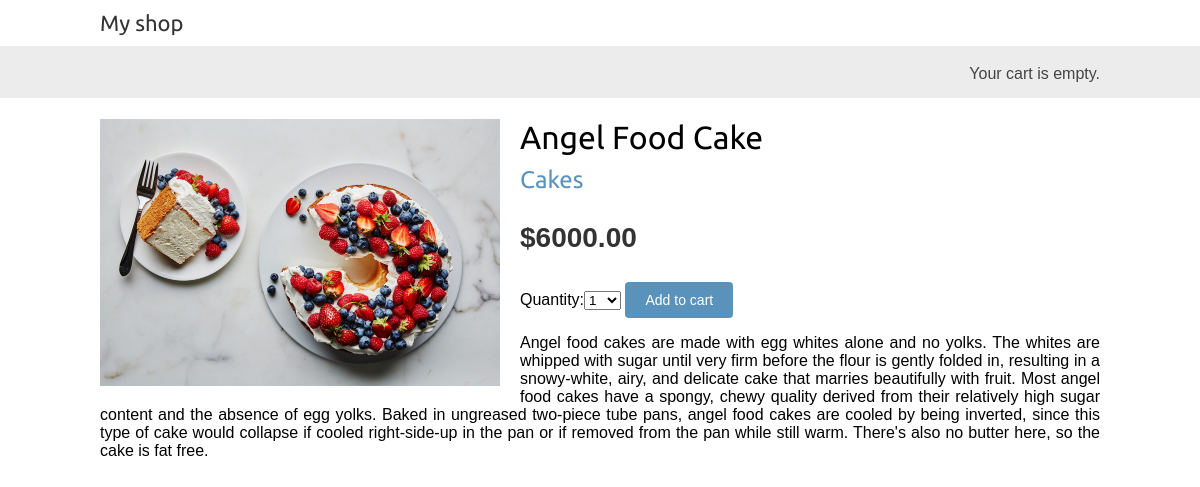
The app's page /en/12/angel-food-cake/ with its own data.
### shop/models.py (models this page shows, shortened)
class Product(models.Model):
    category = models.ForeignKey(Category,
                                 related_name='products',
                                 on_delete=models.CASCADE)
    name = models.CharField(max_length=200, db_index=True)
    slug = models.SlugField(max_length=200, db_index=True)
    image = models.ImageField(upload_to='products/%Y/%m/%d',
                              blank=True)
    description = models.TextField(blank=True)
    price = models.DecimalField(max_digits=10, decimal_places=2)
    stock = models.PositiveIntegerField()
    available = models.BooleanField(default=True)
    created = models.DateTimeField(auto_now_add=True)
    updated = models.DateTimeField(auto_now=True)
    class Meta:
        ordering = ('name',)
        index_together = (('id', 'slug'),)

class Category(models.Model):
    name = models.CharField(max_length=200,
                            db_index=True)
    slug = models.SlugField(max_length=200,
                            unique=True)
    class Meta:
        ordering = ('name',)
        verbose_name = 'category'
        verbose_name_plural = 'categories'
    def __str__(self):
        return self.name
    def get_absolute_url(self):
        return reverse('shop:product_list_by_category',
                       args=[self.slug])

### shop/views.py (the view)
# urls.py: path('<int:id>/<slug:slug>/', views.product_detail,
def product_detail(request, id, slug):
    product = get_object_or_404(Product, id=id,
                                slug=slug,
                                available=True)
    cart_product_form = CartAddProductForm()
    r = Recommender()
    recommended_products = r.suggest_products_for([product], 4)
    return render(request,
                  'shop/product/detail.html',
                  {'product': product,
                   'cart_product_form': cart_product_form,
                   'recommended_products': recommended_products})

### cart/forms.py
class CartAddProductForm(forms.Form):
    quantity = forms.TypedChoiceField(
                                choices=PRODUCT_QUANTITY_CHOICES,
                                coerce=int,
                                label=_('Quantity'))
    update = forms.BooleanField(required=False,
                                initial=False,
                                widget=forms.HiddenInput)

### cart/cart.py (called while the page is built)
    def __len__(self):
        return sum(item['quantity'] for item in self.cart.values())

### cart/context_processors.py (called while the page is built)
def cart(request):
    return {'cart': Cart(request)}

### shop/recommender.py (called while the page is built, shortened)
    def get_product_key(self, id):
        return 'product:{}:purchased_with'.format(id)

    def suggest_products_for(self, products, max_results=6):
        product_ids = [p.id for p in products]
        if len(products) == 1:
            suggestions = r.zrange(
                self.get_product_key(product_ids[0]),
                0, -1, desc=True)[:max_results]
        suggested_products_ids = [int(id) for id in suggestions]
        suggested_products = list(Product.objects.filter(id__in=suggested_products_ids))
        suggested_products.sort(key=lambda x: suggested_products_ids.
                        index(x.id))
        return suggested_products

### shop/templates/shop/product/detail.html (shortened to what this page needs)
{% extends "shop/base.html" %}
{% load i18n %}
{% load static %}
{% block content %}
<div class="product-detail">
<img src="{% if product.image %}{{ product.image.url }}{% else %}{% static 'img/no_image.png' %}{% endif %}">
<h1>{{ product.name }}</h1>
<h2><a href="{{ product.category.get_absolute_url }}">{{ product.category }}</a></h2>
<p class="price">${{ product.price }}</p>
 <form action="{% url 'cart:cart_add' product.id %}" method="post">
{{ cart_product_form }}
<input type="submit" value="{% trans 'Add to cart' %}">
</form>
{{ product.description|linebreaks }}
</div>
{% endblock %}

### shop/static/css/base.css (style rules this page uses)
body { margin:0; padding:0; font-family:helvetica, sans-serif; }
h1, h2, h3, h4, h5 , h6 { font-family: 'Ubuntu', sans-serif; font-weight:normal; }
a { text-decoration:none; color:#5993bb; }
a.button, input[type="submit"] { color:#fff; background:#5993bb; border-radius:4px; padding:10px 20px; font-size:14px; border:0; }
.product-detail { text-align:justify; }
.product-detail .price { color:#333; font-size:28px; font-weight:bold; }
.product-detail img { width:40%; float:left; padding:0 20px 20px 0; }
.product-detail h1 { margin-bottom:0; }
.product-detail h2 { margin-top:10px; }

### records on screen
Product: image (picture), name "Angel Food Cake", category "Cakes", price "6000.00", description "Angel food cakes are made with egg whites alone and no yolks. The whites are whipped with sugar until very firm before the flour is gently folded in, resulting in a snowy-white, airy, and delicate cake that marries beautifully with fruit. Most angel food cakes have a spongy, chewy quality derived from their relatively high sugar content and the absence of egg yolks. Baked in ungreased two-piece tube pans, angel food cakes are cooled by being inverted, since this type of cake would collapse if cooled right-side-up in the pan or if removed from the pan while still warm. There's also no butter here, so the cake is fat free."
